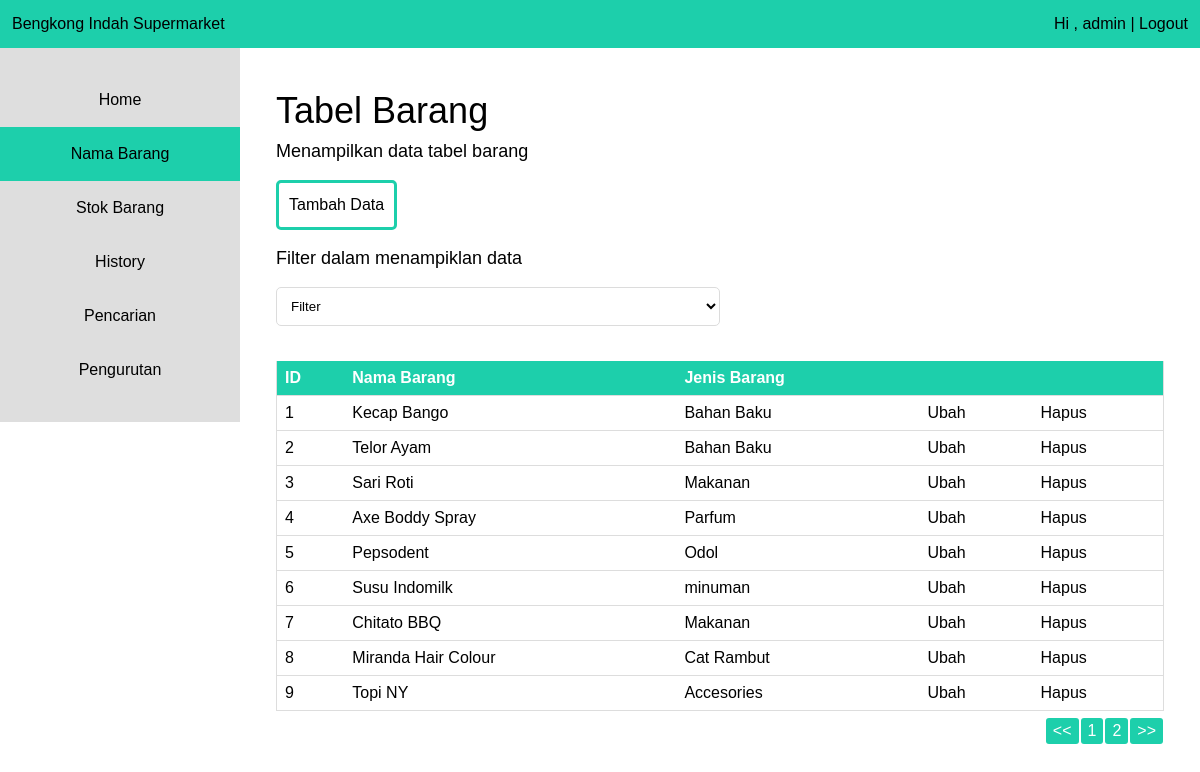
The app's page /tab-barang.php (signed in) with its own data.
### tables this page shows
CREATE TABLE `user` (
  `user_id` int(11) NOT NULL,
  `username` varchar(45) DEFAULT NULL,
  `password` varchar(45) DEFAULT NULL
);

CREATE TABLE `barang` (
  `idbarang` int(11) NOT NULL,
  `nama_barang` varchar(45) DEFAULT NULL,
  `jenis_barang` varchar(45) DEFAULT NULL,
  `stok_barang` int(11) DEFAULT NULL
);

### tab-barang.php (the view, shortened to what this page needs)
<?php
include_once 'dbconnect.php';
if(!isset($_SESSION['userSession']))
{
 header("Location: login.php");
}
else{
$sql = "SELECT * FROM user WHERE user_id=".$_SESSION['userSession'];
$userquery = $MySQLi_CON->query($sql);
$userRow = $userquery->fetch_object();
$username = $userRow->username;
}
?>
<html>
	<head>
		<link rel="stylesheet" type="text/css" href="style.css">
	</head>
	<body>
		<header>
			<div class="left">Bengkong Indah Supermarket</div>
			<div class="right">
				Hi , <?php echo htmlentities($username) ?> |
				<a href="logout.php">Logout</a>
			</div>
		</header>
		<aside>
			<ul class="side">
				<a href="index.php"><li class="side">Home</li></a>
				<a href="tab-barang.php"><li class="side active">Nama Barang</li></a>
				<a href="tab-stok-barang.php"><li class="side">Stok Barang</li></a>
				<a href="tab-history.php"><li class="side">History</li>
				<a href="searching.php"><li class="side">Pencarian</li>
				<a href="sorting.php"><li class="side">Pengurutan</li>
				</a>
			</ul>
		</aside>
		<section class="content">
			<h1 class="content">Tabel Barang</h1>
			<p>Menampilkan data tabel barang</p>
			<a href="tab-barang-tambah.php"><div class="button">Tambah Data</div></a>
			<p style="float: left;width: 100%;">Filter dalam menampiklan data</p>
			<form method="POST" style="width: 100%;float: left;">
				<select name="filter" onChange="this.form.submit()">
					<option disabled selected>Filter</option>
					<?php
						$filterbarang = "SELECT * FROM barang";
						$filterresult = $MySQLi_CON->query($filterbarang);
					?>
				</select>
			</form>
			<?php
			if(isset($_POST["filter"])){
				if($_POST["filter"] == "remove"){
					$tablebarang = "SELECT * FROM barang";
				}
				else{
					$tablebarang = "SELECT * FROM barang WHERE jenis_barang IN ('".$_POST["filter"]."')";
				}
			}
			else{
				$tablebarang = "SELECT * FROM barang";
			}
			if ($result = $MySQLi_CON->query($tablebarang))
			{
			if ($result->num_rows > 0)
			{
			echo "<table id='tableData'>";
			echo "<tr><th>ID</th><th>Nama Barang</th><th>Jenis Barang</th><th></th><th></th></tr>";
			while ($row = $result->fetch_object())
			{
			echo "<tr>";
			echo "<td>" . $row->idbarang . "</td>";
			echo "<td>" . $row->nama_barang . "</td>";
			echo "<td>" . $row->jenis_barang . "</td>";
			echo "<td><a class='table'href='tab-barang-edit.php?id=" . $row->idbarang . "'>Ubah</a></td>";
			echo "<td><a class='table'onclick='return confirmDelete(this);'href='tab-barang-del.php?id=" . $row->idbarang . "'>Hapus</a></td>";
			echo "</tr>";
			}
			echo "</table>";
			}
			else
			{
			echo "Tidak ada yang dapat ditampilkan !!!";
			}
			}
			else
			{
			echo "Error: " . $MySQLi_CON->error;
			}
			?>
		</section>
	</body>
</html>

### style.css (style rules this page uses)
html, body, div, span, applet, object, iframe, h1, h2, h3, h4, h5, h6, p, blockquote, pre, a, abbr, acronym, address, big, cite, code, del, dfn, em, font, img, ins, kbd, q, s, samp, small, strike, strong, sub, sup, tt, var, b, u, i, center, dl, dt, dd, ol, ul, li, fieldset, form, label, legend, table, caption, tbody, tfoot, thead, tr, th, td { background: transparant; border: 0; margin: 0; padding: 0; vertical-align: baseline; text-decoration: none; color: black; }
ol, ul { list-style: none; }
body { line-height: 1.5; margin: auto; float: auto; font-family: arial; font-weight: lighter; }
.left { float: left; }
.right { float: right; }
.button { padding: 10px; border-radius: 5px; background: transparent; text-align: center; border: solid 3px #1DCFAB; transition: all 500ms; float: left; margin-right: 15px; margin-bottom: 15px; }
p { margin-bottom: 15px; font-size: 18px; }
table { border-collapse: collapse; width: 100%; border-left: 1px solid #ddd; border-right: 1px solid #ddd; margin-top: 20px; float: left; }
th, td { text-align: left; padding: 8px; border-bottom: 1px solid #ddd; }
th { background-color: #1DCFAB; color: white; }
input,select { padding: 10px; border: solid 1px #dcdcdc; border-radius: 5px; border: solid 1px #dcdcdc; transition: box-shadow 0.3s, border 0.3s; background: white; width: 50%; margin-bottom: 15px; }
header { width: 98%; padding: 1%; float: left; background: #1DCFAB; }
aside { padding: 25px 0 25px 0; background: #DEDEDE; width: 20%; float: left; }
li.side { padding: 15px; text-align: center; transition: background 500ms; }
li.active { background: #1DCFAB; }
section.content { padding: 3%; width: 74%; float: left; }
h1.content { font-size: 36px; font-weight: lighter; }

### records on screen
user: username "admin"
barang: idbarang "1", nama_barang "Kecap Bango", jenis_barang "Bahan Baku"
barang: idbarang "2", nama_barang "Telor Ayam", jenis_barang "Bahan Baku"
barang: idbarang "3", nama_barang "Sari Roti", jenis_barang "Makanan"
barang: idbarang "4", nama_barang "Axe Boddy Spray", jenis_barang "Parfum"
barang: idbarang "5", nama_barang "Pepsodent", jenis_barang "Odol"
barang: idbarang "6", nama_barang "Susu Indomilk", jenis_barang "minuman"
barang: idbarang "7", nama_barang "Chitato BBQ", jenis_barang "Makanan"
barang: idbarang "8", nama_barang "Miranda Hair Colour", jenis_barang "Cat Rambut"
barang: idbarang "9", nama_barang "Topi NY", jenis_barang "Accesories"
